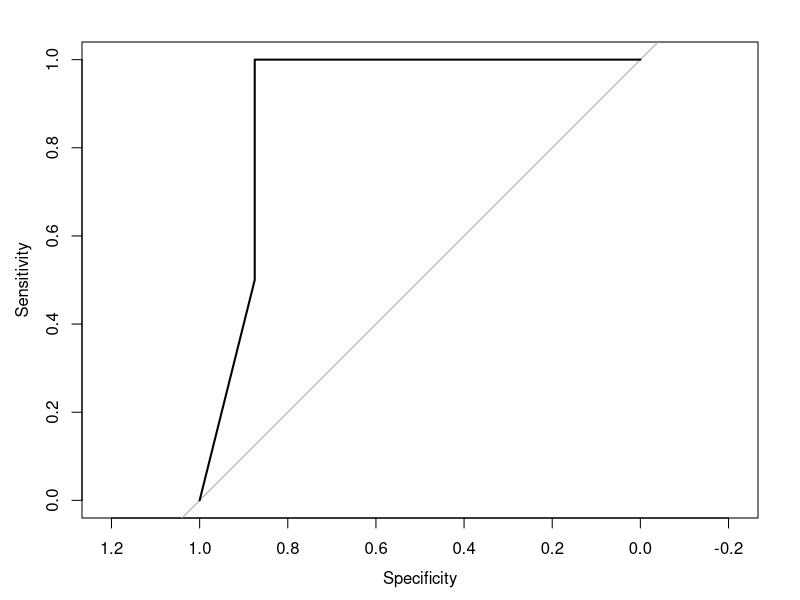
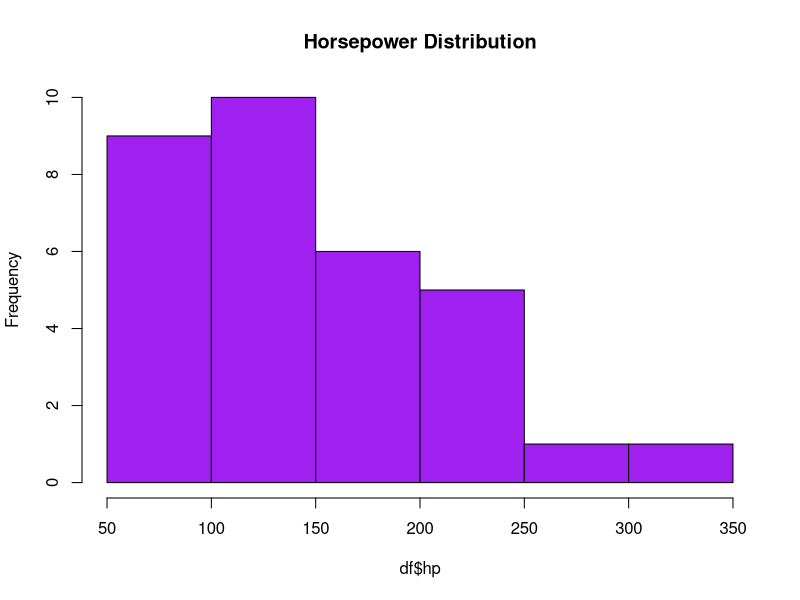
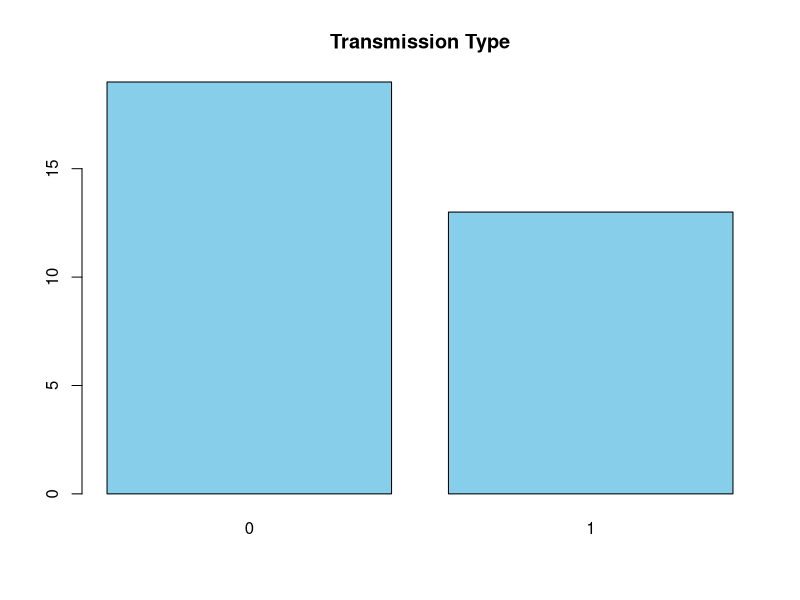
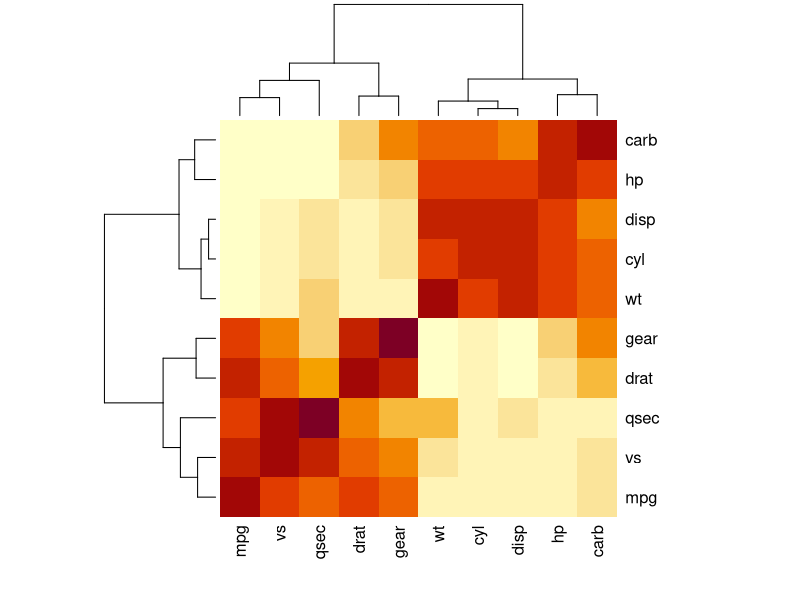

Recreate these plots in R, in order.
#logistic regression using inbuilt dataset

data(mtcars)
df<-mtcars
summary(df)
str(df)
head(df)
colnames(df)

#target variable
df$am<-as.factor(df$am)
#feature selection
model_features<-df[, c("am", "mpg", "hp", "wt")]

#train test split and model

set.seed(123)
train_idx<-sample(1:nrow(model_features), 0.7*nrow(model_features))
train<-model_features[train_idx,]
test<-model_features[-train_idx,]

model<-glm(am~., data=train, family = binomial)
summary(model)

#pred
pred<-predict(model, test, type="response")
pred_cls<-ifelse(pred>=0.5, 1,0)

#eval
acc<-mean(pred_cls==test$am)
acc

conf<-table(Predicted=pred_cls, Actual=test$am)
print(conf)

#viz
library(pROC)
roc_obj <- roc(test$am, pred)
plot(roc_obj)
auc(roc_obj)

hist(df$hp, main="Horsepower Distribution", col="purple")
barplot(table(df$am), col="skyblue", main="Transmission Type")
cor_matrix <- cor(df[, sapply(df, is.numeric)])
heatmap(cor_matrix)
